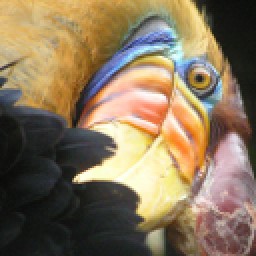
#> input picture data/bird_small.png, 128 x 128 px (shown 2 times larger)
$ jupyter execute --allow-errors 'Ex07-K-means Clustering and Principal Component Analysis.ipynb'
#> lines starting #> are read from the running program, lines starting #| are printed output that depends on the picture
[cell 1]
import numpy as np
from scipy.io import loadmat
from matplotlib import pyplot as plt
import scipy.optimize as op
from sklearn.preprocessing import normalize
from scipy import linalg

# K-means Clustering

[cell 2]
data = loadmat('data/ex7data2.mat')
#> (reads data/ex7data2.mat from the repository)
x = data['X']

[cell 3]
def kMeansInitCentroids(X, K):
    rand = np.random.choice(X.shape[0],K,replace=False)
    randx = X[rand,0]
    randy = X[rand,1]
    centroids = np.c_[randx,randy]
    return centroids


def findClosestCentroids(X, centroids):
    c = np.zeros( (X.shape[0], 1) )
    for idx1, p in enumerate(X):
        min = 100000
        for idx2, cent in enumerate(centroids):
            if min > np.linalg.norm(p-cent):
                min = np.linalg.norm(p-cent)
                c[idx1] = idx2
    return c


def computeMeans(X, index, K):
    lengths = np.zeros((K,1))
    sums = np.zeros((K,2))
    index = index.astype(int)

    for idx, p in enumerate(X):
        sums[index[idx], 0] += p[0]
        sums[index[idx], 1] += p[1]
        lengths[index[idx]]+=1

    return sums/lengths

[cell 4]
K = 3
iter_cnt = 15

centroids = kMeansInitCentroids(x,K)

for i in range(iter_cnt):
    index = findClosestCentroids(x,centroids)
    centroids = computeMeans(x,index,K)
    plt.scatter(centroids[:,0], centroids[:,1], marker='x', c='r')

nx = np.c_[x,index]
for n in nx:
    if n[2] == 0:
        plt.scatter(n[0], n[1], marker='*', c='blue')
    elif n[2] == 1:
        plt.scatter(n[0], n[1], marker='*', c='green')
    else:
        plt.scatter(n[0], n[1], marker='*', c='orange')
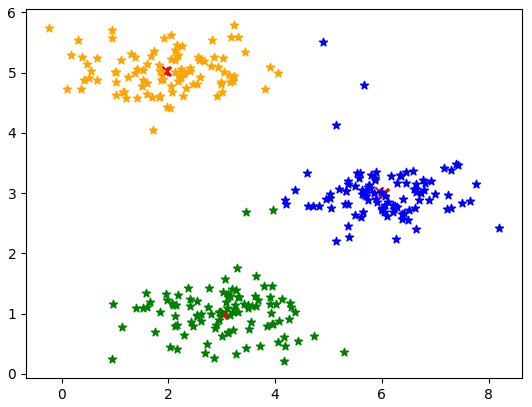
#> figure drawn by matplotlib, 1 panel

[cell 5]
img = plt.imread('data/bird_small.png')
#> img is the input picture: shape (128, 128, 3) float32; mean R, G, B 0.531, 0.46, 0.358
img_data = img.reshape(128*128,3)/255
plt.imshow(img)

[cell 6]
def kMeansInitCentroids3D(X, K):
#> called with X = array of shape (16384, 3), K = 16
    rand = np.random.choice(X.shape[0],K,replace=False)
    randx = X[rand,0]
#> randx = [0.0008, 0.00346, 0.00344, 0.00364, 0.00178, 0.00372, 0.00329, 0.00295, 0.00237, 0.000523, 0.000308, 0.000185, 0.000861, 0.0034, 0.00208, 0.00349]
    randy = X[rand,1]
#> randy = [0.000769, 0.0022, 0.00312, 0.00346, 0.00181, 0.00271, 0.00278, 0.00234, 0.00217, 0.000569, 0.000354, 0.000215, 0.000846, 0.00272, 0.00261, 0.003]
    randz = X[rand,2]
#> randz = [0.000784, 0.00125, 0.00275, 0.0026, 0.00161, 0.00112, 0.00175, 0.00126, 0.00186, 0.000523, 0.000323, 0.0002, 0.001, 0.00154, 0.00357, 0.00185]
    centroids = np.c_[randx,randy,randz]
#> centroids = 16 rows, first 8: [0.0008, 0.000769, 0.000784], [0.00346, 0.0022, 0.00125], [0.00344, 0.00312, 0.00275], [0.00364, 0.00346, 0.0026], [0.00178, 0.00181, 0.00161], [0.00372, 0.00271, 0.00112], [0.00329, 0.00278, 0.00175], [0.00295, 0.00234, 0.00126]
    return centroids


def findClosestCentroids3D(X, centroids):
    c = np.zeros( (X.shape[0], 1) )
    for idx1, p in enumerate(X):
        min = 999999999
        for idx2, cent in enumerate(centroids):
            if min > np.linalg.norm(p-cent):
                min = np.linalg.norm(p-cent)
                c[idx1] = idx2
    return c


def computeMeans3D(X, index, K):
    lengths = np.zeros((K,1))
    sums = np.zeros((K,3))
    index = index.astype(int)

    for idx, p in enumerate(X):
        sums[index[idx], 0] += p[0]
        sums[index[idx], 1] += p[1]
        sums[index[idx], 2] += p[2]
        lengths[index[idx]]+=1

    return sums/lengths

[cell 7]
K = 16
iter_cnt = 10

centroids = kMeansInitCentroids3D(img_data,K)

for i in range(iter_cnt):
    index = findClosestCentroids3D(img_data,centroids)
    centroids = computeMeans3D(img_data,index,K)

nimg = np.c_[img_data,index]

[cell 8]
ans = np.zeros((16384, 3))

for idx, dum in enumerate(nimg):
    ans[idx] = centroids[dum.astype(int)[3]]
#> this loop made 16384 passes
#> dum on passes 1 to 3: [0.00337, 0.00277, 0.00158, 5], [0.00354, 0.00285, 0.00178, 5], [0.00348, 0.00286, 0.00169, 5]


plt.imshow(ans.reshape((128,128,3))*255)
plt.figure()
plt.imshow(img)
plt.figure()
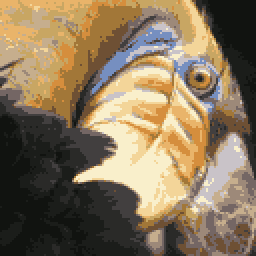
#> shown: shape (128, 128, 3) float64 (shown 2 times larger); mean R, G, B 0.531, 0.46, 0.358

# Principal Component Analysis

[cell 9]
d2 = loadmat('data/ex7data1.mat')
#> (reads data/ex7data1.mat from the repository)
d2x = d2['X']
plt.scatter(d2x[:,0],d2x[:,1],facecolors=None, edgecolors='g')
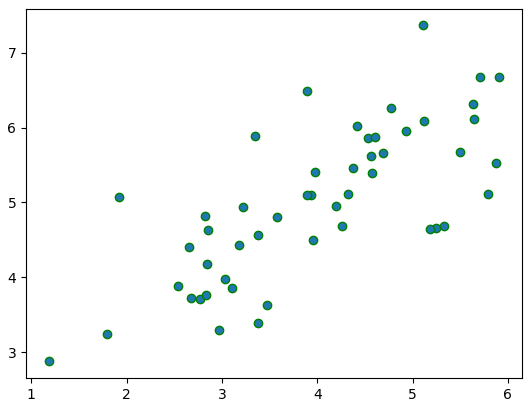
#> figure drawn by matplotlib, 1 panel

[cell 10]
def featureNormalize(x):
    return normalize(x, axis=0)


def covarianceMatrix(x):
    m = x.shape[0]
    return x.T.dot(x)/m


def dimensionReduction(x, u, K):
    return x.dot(u[:,0:K])


def recoverData(x, u, K):
    return x.dot(u[:,0:K].T)

[cell 11]
# First, normalize features from data
d2nx = featureNormalize(d2x)
# Then, calculate covariance Matrix from normalized data
cvm = covarianceMatrix(d2nx)

# calculate u, s, v (eigenvalues ... ) using svd
u, s, v = linalg.svd(cvm, full_matrices = True, compute_uv = True)

# reduce into 1-dimension using eigenvalue
reduc = dimensionReduction(d2nx, u, 1)

# recover reduced data calculating dot product with transpose
recov = recoverData(reduc, u, 1)

plt.scatter(d2nx[:,0],d2nx[:,1],facecolors=None, edgecolors='g')
plt.scatter(recov[:,0],recov[:,1], facecolors=None, edgecolors='r')

plt.xlim(0, 0.25)
plt.ylim(0, 0.25)
plt.grid()
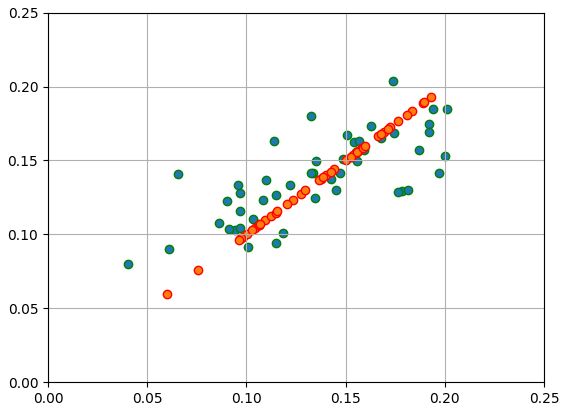
#> figure drawn by matplotlib, 1 panel
